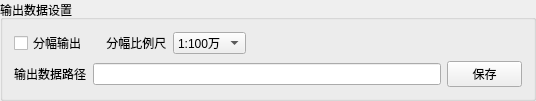
       <widget class="QGroupBox" name="groupBox_SetOutputData">
        <property name="maximumSize">
         <size>
          <width>16777215</width>
          <height>16777215</height>
         </size>
        </property>
        <property name="title">
         <string>输出数据设置</string>
        </property>
        <layout class="QGridLayout" name="gridLayout_3">
         <item row="0" column="1">
          <widget class="QLabel" name="label">
           <property name="text">
            <string>    分幅比例尺</string>
           </property>
          </widget>
         </item>
         <item row="0" column="2">
          <widget class="QComboBox" name="comboBox_Scale">
           <item>
            <property name="text">
             <string>1:100万</string>
            </property>
           </item>
           <item>
            <property name="text">
             <string>1:50万</string>
            </property>
           </item>
           <item>
            <property name="text">
             <string>1:25万</string>
            </property>
           </item>
           <item>
            <property name="text">
             <string>1:10万</string>
            </property>
           </item>
           <item>
            <property name="text">
             <string>1:5万</string>
            </property>
           </item>
           <item>
            <property name="text">
             <string>1:2.5万</string>
            </property>
           </item>
           <item>
            <property name="text">
             <string>1:1万</string>
            </property>
           </item>
           <item>
            <property name="text">
             <string>1:5千</string>
            </property>
           </item>
          </widget>
         </item>
         <item row="0" column="3" colspan="2">
          <spacer name="horizontalSpacer_39">
           <property name="orientation">
            <enum>Qt::Horizontal</enum>
           </property>
           <property name="sizeHint" stdset="0">
            <size>
             <width>270</width>
             <height>20</height>
            </size>
           </property>
          </spacer>
         </item>
         <item row="1" column="4">
          <widget class="QPushButton" name="pushButton_Save">
           <property name="maximumSize">
            <size>
             <width>75</width>
             <height>16777215</height>
            </size>
           </property>
           <property name="text">
            <string>保存</string>
           </property>
          </widget>
         </item>
         <item row="1" column="0">
          <widget class="QLabel" name="label_OutputDataPath">
           <property name="maximumSize">
            <size>
             <width>16777215</width>
             <height>16777215</height>
            </size>
           </property>
           <property name="text">
            <string>输出数据路径</string>
           </property>
          </widget>
         </item>
         <item row="1" column="1" colspan="3">
          <widget class="QLineEdit" name="lineEdit_OutputDataPath">
           <property name="minimumSize">
            <size>
             <width>0</width>
             <height>0</height>
            </size>
           </property>
           <property name="toolTip">
            <string>请选择输出数据路径</string>
           </property>
           <property name="dragEnabled">
            <bool>true</bool>
           </property>
          </widget>
         </item>
         <item row="0" column="0">
          <widget class="QCheckBox" name="checkBox_OutputSheet">
           <property name="text">
            <string>分幅输出</string>
           </property>
          </widget>
         </item>
        </layout>
       </widget>
